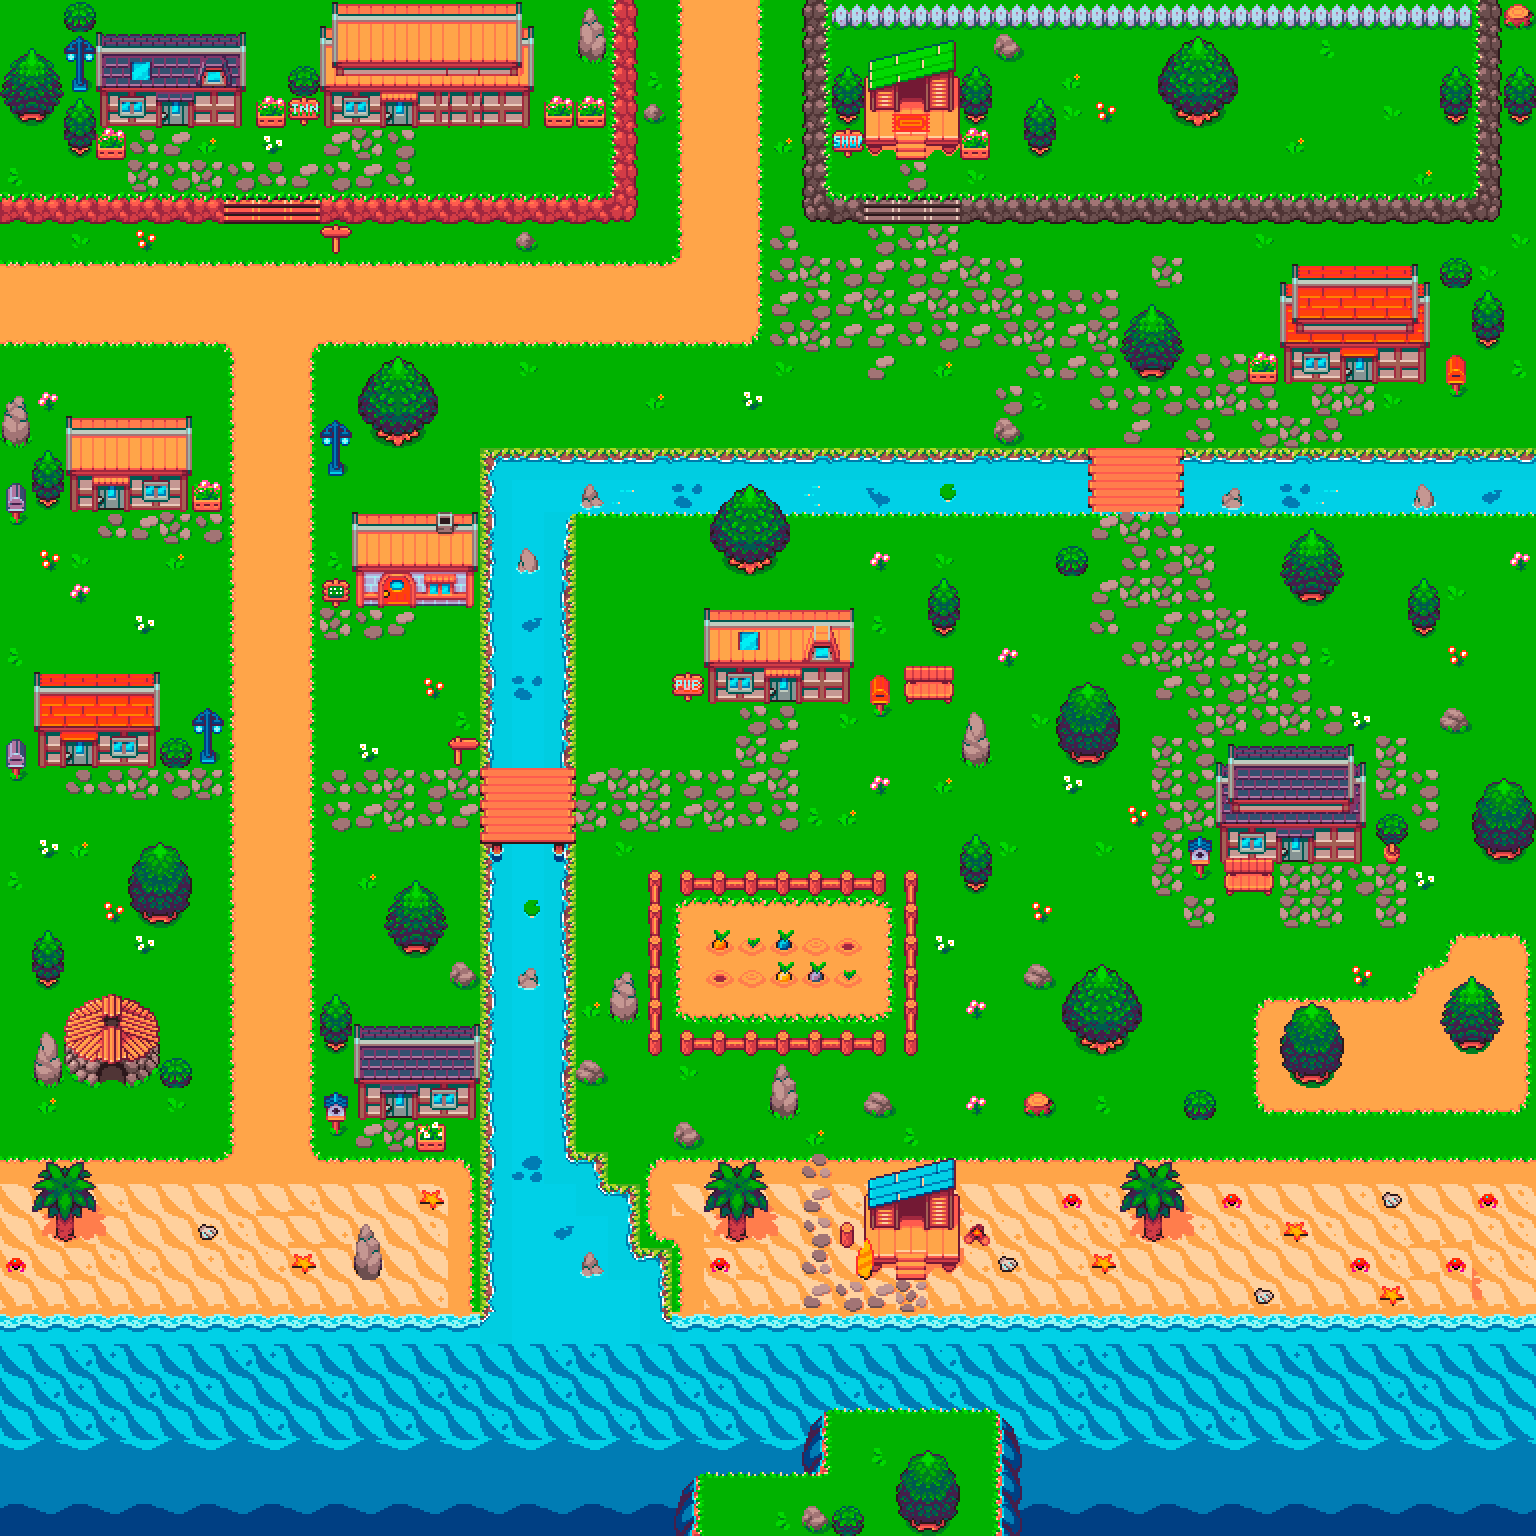

This game map was drawn from its Tiled (.tmx) file and the tilesets committed beside it. A one-line description and the trimmed map source follow:
An orthogonal 48x48 tile map with 32x32 px tiles, 3 tile layers (Suelo, Edificios, Extra), 1 hidden layer not drawn, 3 tilesets.

<map version="1.5" tiledversion="1.5.0" orientation="orthogonal" renderorder="right-down" width="48" height="48" tilewidth="32" tileheight="32" infinite="0" nextlayerid="6" nextobjectid="1">
 <editorsettings>
  <chunksize width="32" height="32" />
 </editorsettings>
 <tileset firstgid="1" name="map_tileset" tilewidth="32" tileheight="32" tilecount="768" columns="48">
  <grid orientation="orthogonal" width="64" height="64" />
  <image source="map_tileset.png" width="1536" height="512" />
  <tile id="682">
   <animation>
    <frame tileid="682" duration="300" />
    <frame tileid="683" duration="300" />
   </animation>
  </tile>
  <tile id="683">
   <animation>
    <frame tileid="683" duration="300" />
    <frame tileid="682" duration="300" />
   </animation>
  </tile>
  <tile id="731">
   <animation>
    <frame tileid="731" duration="300" />
    <frame tileid="732" duration="300" />
   </animation>
  </tile>
  <tile id="732">
   <animation>
    <frame tileid="732" duration="300" />
    <frame tileid="731" duration="300" />
   </animation>
  </tile>
 </tileset>
 <tileset firstgid="769" name="hitboxes" tilewidth="32" tileheight="32" tilecount="20" columns="20">
  <image source="hitboxes.png" width="640" height="32" />
 </tileset>
 <tileset firstgid="789" name="water" tilewidth="32" tileheight="32" tilecount="125" columns="25">
  <image source="water.png" width="800" height="160" />
  <tile id="1">
   <animation>
    <frame tileid="1" duration="300" />
    <frame tileid="6" duration="300" />
    <frame tileid="11" duration="300" />
    <frame tileid="16" duration="300" />
    <frame tileid="21" duration="300" />
   </animation>
  </tile>
  <tile id="2">
   <animation>
    <frame tileid="2" duration="300" />
    <frame tileid="7" duration="300" />
    <frame tileid="12" duration="300" />
    <frame tileid="17" duration="300" />
    <frame tileid="22" duration="300" />
   </animation>
  </tile>
  <tile id="7">
   <animation>
    <frame tileid="7" duration="300" />
    <frame tileid="12" duration="300" />
    <frame tileid="17" duration="300" />
    <frame tileid="22" duration="300" />
    <frame tileid="2" duration="300" />
   </animation>
  </tile>
  <tile id="12">
   <animation>
    <frame tileid="12" duration="300" />
    <frame tileid="17" duration="300" />
    <frame tileid="22" duration="300" />
    <frame tileid="2" duration="300" />
    <frame tileid="7" duration="300" />
   </animation>
  </tile>
  <tile id="17">
   <animation>
    <frame tileid="17" duration="300" />
    <frame tileid="22" duration="300" />
    <frame tileid="2" duration="300" />
    <frame tileid="7" duration="300" />
    <frame tileid="12" duration="300" />
   </animation>
  </tile>
  <tile id="22">
   <animation>
    <frame tileid="22" duration="300" />
    <frame tileid="2" duration="300" />
    <frame tileid="7" duration="300" />
    <frame tileid="12" duration="300" />
    <frame tileid="17" duration="300" />
   </animation>
  </tile>
  <tile id="28">
   <animation>
    <frame tileid="28" duration="300" />
    <frame tileid="33" duration="300" />
    <frame tileid="38" duration="300" />
    <frame tileid="43" duration="300" />
    <frame tileid="48" duration="300" />
   </animation>
  </tile>
  <tile id="33">
   <animation>
    <frame tileid="33" duration="300" />
    <frame tileid="38" duration="300" />
    <frame tileid="43" duration="300" />
    <frame tileid="48" duration="300" />
    <frame tileid="28" duration="300" />
   </animation>
  </tile>
  <tile id="34">
   <animation>
    <frame tileid="34" duration="300" />
    <frame tileid="39" duration="300" />
    <frame tileid="44" duration="300" />
    <frame tileid="49" duration="300" />
    <frame tileid="29" duration="300" />
   </animation>
  </tile>
  <tile id="36">
   <animation>
    <frame tileid="36" duration="300" />
    <frame tileid="41" duration="300" />
    <frame tileid="46" duration="300" />
    <frame tileid="26" duration="300" />
    <frame tileid="31" duration="300" />
   </animation>
  </tile>
  <tile id="38">
   <animation>
    <frame tileid="38" duration="300" />
    <frame tileid="43" duration="300" />
    <frame tileid="48" duration="300" />
    <frame tileid="28" duration="300" />
    <frame tileid="33" duration="300" />
   </animation>
  </tile>
  <tile id="39">
   <animation>
    <frame tileid="39" duration="300" />
    <frame tileid="44" duration="300" />
    <frame tileid="49" duration="300" />
    <frame tileid="29" duration="300" />
    <frame tileid="34" duration="300" />
   </animation>
  </tile>
  <tile id="43">
   <animation>
    <frame tileid="43" duration="300" />
    <frame tileid="48" duration="300" />
    <frame tileid="28" duration="300" />
    <frame tileid="33" duration="300" />
    <frame tileid="38" duration="300" />
   </animation>
  </tile>
  <tile id="44">
   <animation>
    <frame tileid="44" duration="300" />
    <frame tileid="49" duration="300" />
    <frame tileid="29" duration="300" />
    <frame tileid="34" duration="300" />
    <frame tileid="39" duration="300" />
   </animation>
  </tile>
  <tile id="48">
   <animation>
    <frame tileid="48" duration="300" />
    <frame tileid="28" duration="300" />
    <frame tileid="33" duration="300" />
    <frame tileid="38" duration="300" />
    <frame tileid="43" duration="300" />
   </animation>
  </tile>
  <tile id="49">
   <animation>
    <frame tileid="49" duration="300" />
    <frame tileid="29" duration="300" />
    <frame tileid="34" duration="300" />
    <frame tileid="39" duration="300" />
    <frame tileid="44" duration="300" />
   </animation>
  </tile>
  <tile id="50">
   <animation>
    <frame tileid="50" duration="300" />
    <frame tileid="55" duration="300" />
    <frame tileid="60" duration="300" />
    <frame tileid="65" duration="300" />
    <frame tileid="70" duration="300" />
   </animation>
  </tile>
  <tile id="54">
   <animation>
    <frame tileid="54" duration="300" />
    <frame tileid="59" duration="300" />
    <frame tileid="64" duration="300" />
    <frame tileid="69" duration="300" />
    <frame tileid="74" duration="300" />
   </animation>
  </tile>
  <tile id="55">
   <animation>
    <frame tileid="55" duration="300" />
    <frame tileid="60" duration="300" />
    <frame tileid="65" duration="300" />
    <frame tileid="70" duration="300" />
    <frame tileid="50" duration="300" />
   </animation>
  </tile>
  <tile id="59">
   <animation>
    <frame tileid="59" duration="300" />
    <frame tileid="64" duration="300" />
    <frame tileid="69" duration="300" />
    <frame tileid="74" duration="300" />
    <frame tileid="54" duration="300" />
   </animation>
  </tile>
  <tile id="60">
   <animation>
    <frame tileid="60" duration="300" />
    <frame tileid="65" duration="300" />
    <frame tileid="70" duration="300" />
    <frame tileid="50" duration="300" />
    <frame tileid="55" duration="300" />
   </animation>
  </tile>
  <tile id="64">
   <animation>
    <frame tileid="64" duration="300" />
    <frame tileid="69" duration="300" />
    <frame tileid="74" duration="300" />
    <frame tileid="54" duration="300" />
    <frame tileid="59" duration="300" />
   </animation>
  </tile>
  <tile id="65">
   <animation>
    <frame tileid="65" duration="300" />
    <frame tileid="70" duration="300" />
    <frame tileid="50" duration="300" />
    <frame tileid="55" duration="300" />
    <frame tileid="60" duration="300" />
   </animation>
  </tile>
  <tile id="69">
   <animation>
    <frame tileid="69" duration="300" />
    <frame tileid="74" duration="300" />
    <frame tileid="54" duration="300" />
    <frame tileid="59" duration="300" />
    <frame tileid="64" duration="300" />
   </animation>
  </tile>
  <tile id="70">
   <animation>
    <frame tileid="70" duration="300" />
    <frame tileid="50" duration="300" />
    <frame tileid="55" duration="300" />
    <frame tileid="60" duration="300" />
    <frame tileid="65" duration="300" />
   </animation>
  </tile>
  <tile id="74">
   <animation>
    <frame tileid="74" duration="300" />
    <frame tileid="54" duration="300" />
    <frame tileid="59" duration="300" />
    <frame tileid="64" duration="300" />
    <frame tileid="69" duration="300" />
   </animation>
  </tile>
  <tile id="78">
   <animation>
    <frame tileid="78" duration="300" />
    <frame tileid="83" duration="300" />
    <frame tileid="88" duration="300" />
    <frame tileid="93" duration="300" />
    <frame tileid="98" duration="300" />
   </animation>
  </tile>
 </tileset>
 <layer id="1" name="Suelo" width="48" height="48">
  <properties>
   <property name="draw" type="bool" value="true" />
  </properties>
  <data>[2304 cells, 2304 non-empty, 61 distinct tile ids]</data>
 </layer>
 <layer id="2" name="Edificios" width="48" height="48">
  <properties>
   <property name="draw" type="bool" value="true" />
  </properties>
  <data>[2304 cells, 504 non-empty, 268 distinct tile ids]</data>
 </layer>
 <layer id="5" name="Extra" width="48" height="48">
  <data>[2304 cells, 412 non-empty, 70 distinct tile ids]</data>
 </layer>
 <layer id="3" name="Hitboxes" width="48" height="48" visible="0">
  <properties>
   <property name="draw" type="bool" value="false" />
  </properties>
  <data>[2304 cells, 2304 non-empty, 14 distinct tile ids]</data>
 </layer>
</map>
